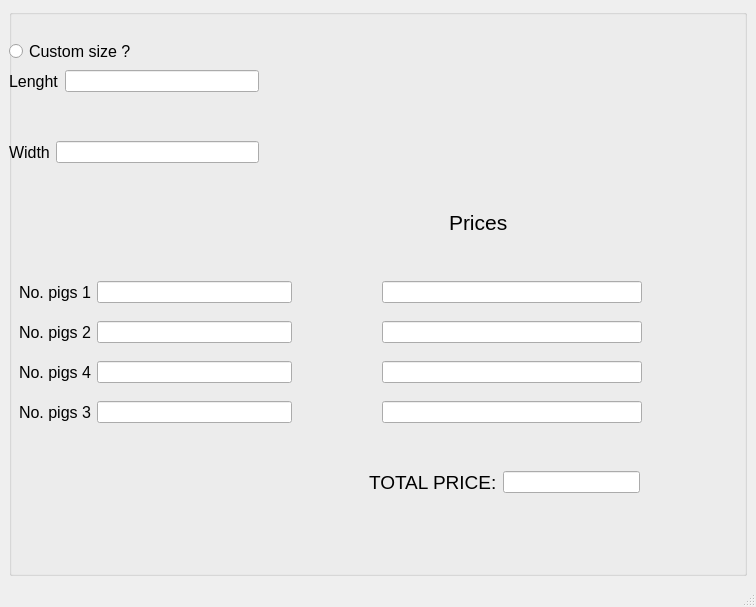
<?xml version="1.0" encoding="UTF-8"?>
<ui version="4.0">
 <class>CreateWindow</class>
 <widget class="QMainWindow" name="CreateWindow">
  <property name="geometry">
   <rect>
    <x>0</x>
    <y>0</y>
    <width>756</width>
    <height>607</height>
   </rect>
  </property>
  <property name="minimumSize">
   <size>
    <width>400</width>
    <height>500</height>
   </size>
  </property>
  <property name="windowTitle">
   <string>MainWindow</string>
  </property>
  <widget class="QWidget" name="centralwidget">
   <layout class="QGridLayout" name="gridLayout">
    <item row="0" column="0">
     <widget class="QGroupBox" name="groupBox">
      <property name="styleSheet">
       <string notr="true">QPushButton{
background:#5F5F5F;
border: 2px solid gray;
border-radius:10px;
padding:10 10 10 8px;

}</string>
      </property>
      <property name="title">
       <string/>
      </property>
      <widget class="QLabel" name="label_16">
       <property name="geometry">
        <rect>
         <x>440</x>
         <y>200</y>
         <width>131</width>
         <height>26</height>
        </rect>
       </property>
       <property name="font">
        <font>
         <pointsize>16</pointsize>
        </font>
       </property>
       <property name="text">
        <string>Prices</string>
       </property>
      </widget>
      <widget class="QWidget" name="layoutWidget_5">
       <property name="geometry">
        <rect>
         <x>360</x>
         <y>450</y>
         <width>271</width>
         <height>47</height>
        </rect>
       </property>
       <layout class="QHBoxLayout" name="horizontalLayout_total_price">
        <item>
         <widget class="QLabel" name="label_17">
          <property name="font">
           <font>
            <pointsize>14</pointsize>
           </font>
          </property>
          <property name="text">
           <string>TOTAL PRICE:</string>
          </property>
         </widget>
        </item>
        <item>
         <widget class="QLineEdit" name="lineEdit_total_price">
          <property name="styleSheet">
           <string notr="true">QPushButton{
background:#5F5F5F;
border: 2px solid gray;
border-radius:10px;
padding:10 10 10 8px;

}</string>
          </property>
         </widget>
        </item>
       </layout>
      </widget>
      <widget class="QLabel" name="label">
       <property name="geometry">
        <rect>
         <x>430</x>
         <y>50</y>
         <width>221</width>
         <height>111</height>
        </rect>
       </property>
       <property name="text">
        <string/>
       </property>
       <property name="pixmap">
        <pixmap resource="../resouces.qrc">:/assets/cute_pig_bun35.png</pixmap>
       </property>
      </widget>
      <widget class="QWidget" name="widget" native="true">
       <property name="geometry">
        <rect>
         <x>0</x>
         <y>30</y>
         <width>250</width>
         <height>124</height>
        </rect>
       </property>
       <layout class="QVBoxLayout" name="verticalLayout_Size_CORE">
        <item>
         <widget class="QRadioButton" name="radioButton">
          <property name="font">
           <font>
            <pointsize>12</pointsize>
           </font>
          </property>
          <property name="text">
           <string>Custom size ?</string>
          </property>
         </widget>
        </item>
        <item>
         <layout class="QVBoxLayout" name="verticalLayout_sizes">
          <item>
           <layout class="QFormLayout" name="formLayout">
            <item row="0" column="0">
             <widget class="QLabel" name="label_lenght">
              <property name="font">
               <font>
                <pointsize>12</pointsize>
               </font>
              </property>
              <property name="text">
               <string>Lenght</string>
              </property>
             </widget>
            </item>
            <item row="0" column="1">
             <widget class="QLineEdit" name="lineEdit_lenght"/>
            </item>
           </layout>
          </item>
          <item>
           <layout class="QHBoxLayout" name="horizontalLayout">
            <item>
             <widget class="QLabel" name="label_width">
              <property name="font">
               <font>
                <pointsize>12</pointsize>
               </font>
              </property>
              <property name="text">
               <string>Width</string>
              </property>
             </widget>
            </item>
            <item>
             <widget class="QLineEdit" name="lineEdit_width"/>
            </item>
           </layout>
          </item>
         </layout>
        </item>
       </layout>
      </widget>
      <widget class="QWidget" name="layoutWidget">
       <property name="geometry">
        <rect>
         <x>10</x>
         <y>260</y>
         <width>273</width>
         <height>170</height>
        </rect>
       </property>
       <layout class="QVBoxLayout" name="verticalLayout_Pigs_types">
        <item>
         <layout class="QHBoxLayout" name="horizontalLayout_pig1">
          <item>
           <widget class="QLabel" name="label_3">
            <property name="font">
             <font>
              <pointsize>12</pointsize>
             </font>
            </property>
            <property name="text">
             <string>No. pigs 1</string>
            </property>
           </widget>
          </item>
          <item>
           <widget class="QLineEdit" name="lineEdit_3"/>
          </item>
         </layout>
        </item>
        <item>
         <layout class="QHBoxLayout" name="horizontalLayout_pig2">
          <item>
           <widget class="QLabel" name="label_4">
            <property name="font">
             <font>
              <pointsize>12</pointsize>
             </font>
            </property>
            <property name="text">
             <string>No. pigs 2</string>
            </property>
           </widget>
          </item>
          <item>
           <widget class="QLineEdit" name="lineEdit_4"/>
          </item>
         </layout>
        </item>
        <item>
         <layout class="QHBoxLayout" name="horizontalLayout_pig3">
          <item>
           <widget class="QLabel" name="label_6">
            <property name="font">
             <font>
              <pointsize>12</pointsize>
             </font>
            </property>
            <property name="text">
             <string>No. pigs 4</string>
            </property>
           </widget>
          </item>
          <item>
           <widget class="QLineEdit" name="lineEdit_5"/>
          </item>
         </layout>
        </item>
        <item>
         <layout class="QHBoxLayout" name="horizontalLayout_pig4">
          <item>
           <widget class="QLabel" name="label_5">
            <property name="font">
             <font>
              <pointsize>12</pointsize>
             </font>
            </property>
            <property name="text">
             <string>No. pigs 3</string>
            </property>
           </widget>
          </item>
          <item>
           <widget class="QLineEdit" name="lineEdit_6"/>
          </item>
         </layout>
        </item>
       </layout>
      </widget>
      <widget class="QWidget" name="layoutWidget">
       <property name="geometry">
        <rect>
         <x>360</x>
         <y>260</y>
         <width>273</width>
         <height>170</height>
        </rect>
       </property>
       <layout class="QVBoxLayout" name="verticalLayout_pig_prices">
        <item>
         <layout class="QHBoxLayout" name="horizontalLayout_pig1_price">
          <item>
           <widget class="QLabel" name="label_7">
            <property name="text">
             <string/>
            </property>
           </widget>
          </item>
          <item>
           <widget class="QLineEdit" name="lineEdit_7"/>
          </item>
         </layout>
        </item>
        <item>
         <layout class="QHBoxLayout" name="horizontalLayout_pig2_price">
          <item>
           <widget class="QLabel" name="label_11">
            <property name="text">
             <string/>
            </property>
           </widget>
          </item>
          <item>
           <widget class="QLineEdit" name="lineEdit_11"/>
          </item>
         </layout>
        </item>
        <item>
         <layout class="QHBoxLayout" name="horizontalLayout_pig3_price">
          <item>
           <widget class="QLabel" name="label_14">
            <property name="text">
             <string/>
            </property>
           </widget>
          </item>
          <item>
           <widget class="QLineEdit" name="lineEdit_14"/>
          </item>
         </layout>
        </item>
        <item>
         <layout class="QHBoxLayout" name="horizontalLayout_pig4_price">
          <item>
           <widget class="QLabel" name="label_15">
            <property name="text">
             <string/>
            </property>
           </widget>
          </item>
          <item>
           <widget class="QLineEdit" name="lineEdit_15"/>
          </item>
         </layout>
        </item>
       </layout>
      </widget>
     </widget>
    </item>
   </layout>
  </widget>
  <widget class="QMenuBar" name="menubar">
   <property name="geometry">
    <rect>
     <x>0</x>
     <y>0</y>
     <width>756</width>
     <height>31</height>
    </rect>
   </property>
  </widget>
  <widget class="QStatusBar" name="statusbar"/>
 </widget>
 <resources>
  <include location="../resouces.qrc"/>
 </resources>
 <connections/>
</ui>
